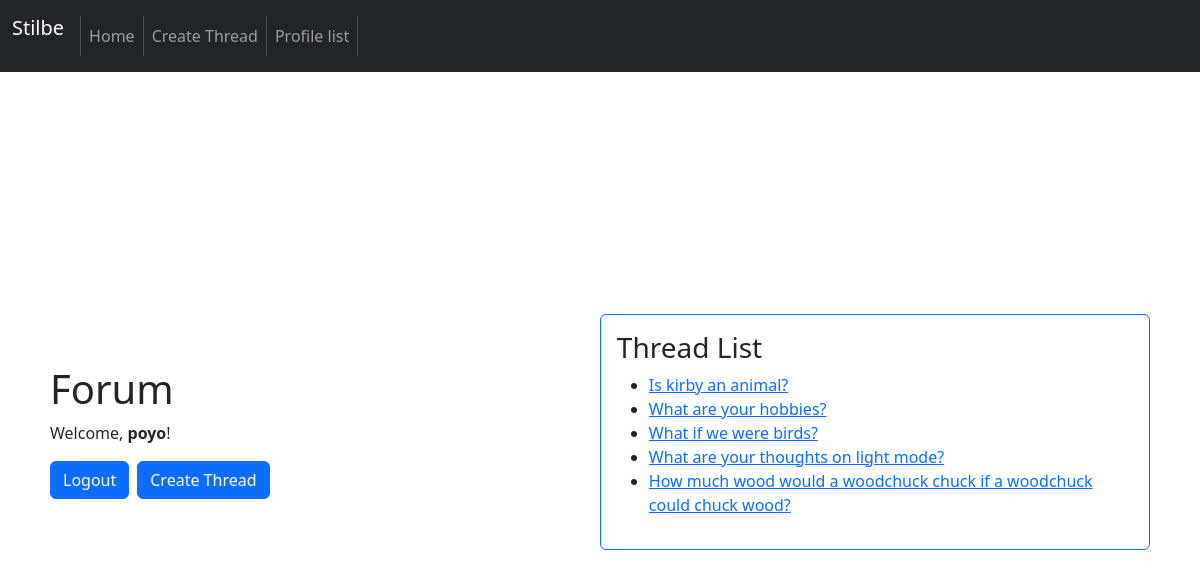
Before: /home (signed in) with the older database file.
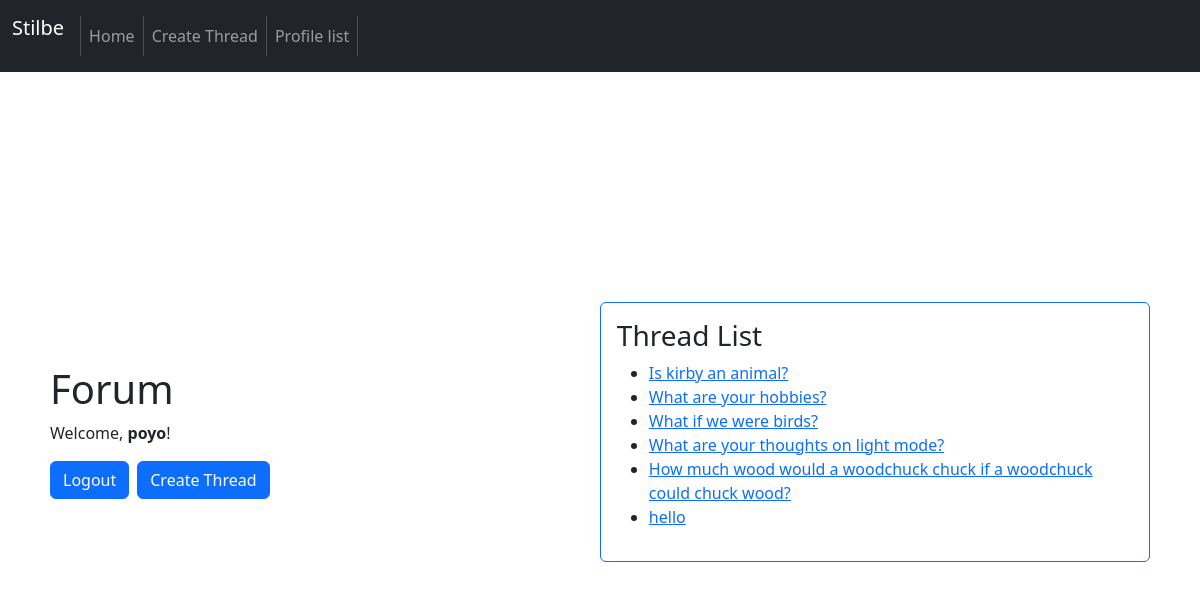
After: the same page with the newer database file.
### forum/models.py (models this page shows, shortened)
class Thread(models.Model):
    user = models.ForeignKey(User, on_delete=models.CASCADE, default="")
    title = models.CharField(max_length=100,)
    content = models.TextField(max_length=1000)
    created_at = models.DateTimeField(auto_now_add=True)
    updated_at = models.DateTimeField(auto_now=True)

### forum/views.py (the view)
# urls.py: path('home', views.home, name='home'),
@login_required
def home(request):
    User = get_user_model()
    users = User.objects.all()
    return render(request, "forum/home.html", {"threads":Thread.objects.all()})

### templates/forum/home.html (shortened to what this page needs)
{% extends 'base.html' %}
{% load crispy_forms_tags %}
{% load static %}
{% block content %}
<div class="container-xl d-flex align-items-center" style="height: 90vh;">
    <div class="w-50 h-auto p-2">
        <h1>Forum</h1>
        {% if user.is_authenticated %}
            <p>Welcome, <b>{{ user.get_username }}</b>!</p>
            <div class="d-flex flex-row w-100">
                <form id="logout-form" class="" method="POST" action="{% url 'logout' %}">
                    <button type="submit" class="btn button btn-primary">Logout</button>
                </form><div class="p-1"></div>
                <a href="{% url 'create-thread' %}"><button class="btn button btn-primary">Create Thread</button></a>
            </div>
        {% else %}
            <script>window.location.href = "{% url 'login' %}";</script>
        {% endif %}
    </div>
    <div class="w-50 m-2 p-3 border border-primary rounded">
        <h3>Thread List</h3>
        <ul>
            {% for thread in threads %}
                <li><a href="thread/{{ thread.id }}">{{ thread.title }}</a></li>
            {% endfor %}
        </ul>
    </div>
</div>
{% endblock %}

### templates/base.html (shortened to what this page needs)
{% load static %}
<!doctype html>
<html lang="en">
<head>
  <link href="https://cdn.jsdelivr.net/npm/bootstrap@5.3.3/dist/css/bootstrap.min.css" rel="stylesheet">
</head>
<body>
  {% if user.is_authenticated %}
  <nav class="navbar navbar-expand-lg navbar-dark bg-dark">
    <div class="container-fluid">
      <a class="navbar-brand" href="{% url 'home' %}">
        <p>Stilbe</p>
      </a>
      <div class="collapse navbar-collapse" id="navbarSupportedContent">
        <ul class="navbar-nav me-auto mb-2 mb-lg-0">
          <a class="nav-link" href="{% url 'home' %}">Home</a>
          <a class="nav-link" href="{% url 'create-thread' %}">Create Thread</a>
          <a class="nav-link" href="{% url 'profile-list' %}">Profile list</a>
        </ul>
      </div>
    </div>
  </nav>
  {% endif %}
  {% block content %}
  {% endblock %}
</body>
</html>

Changed rows visible on the page:
added Thread: title "hello"
